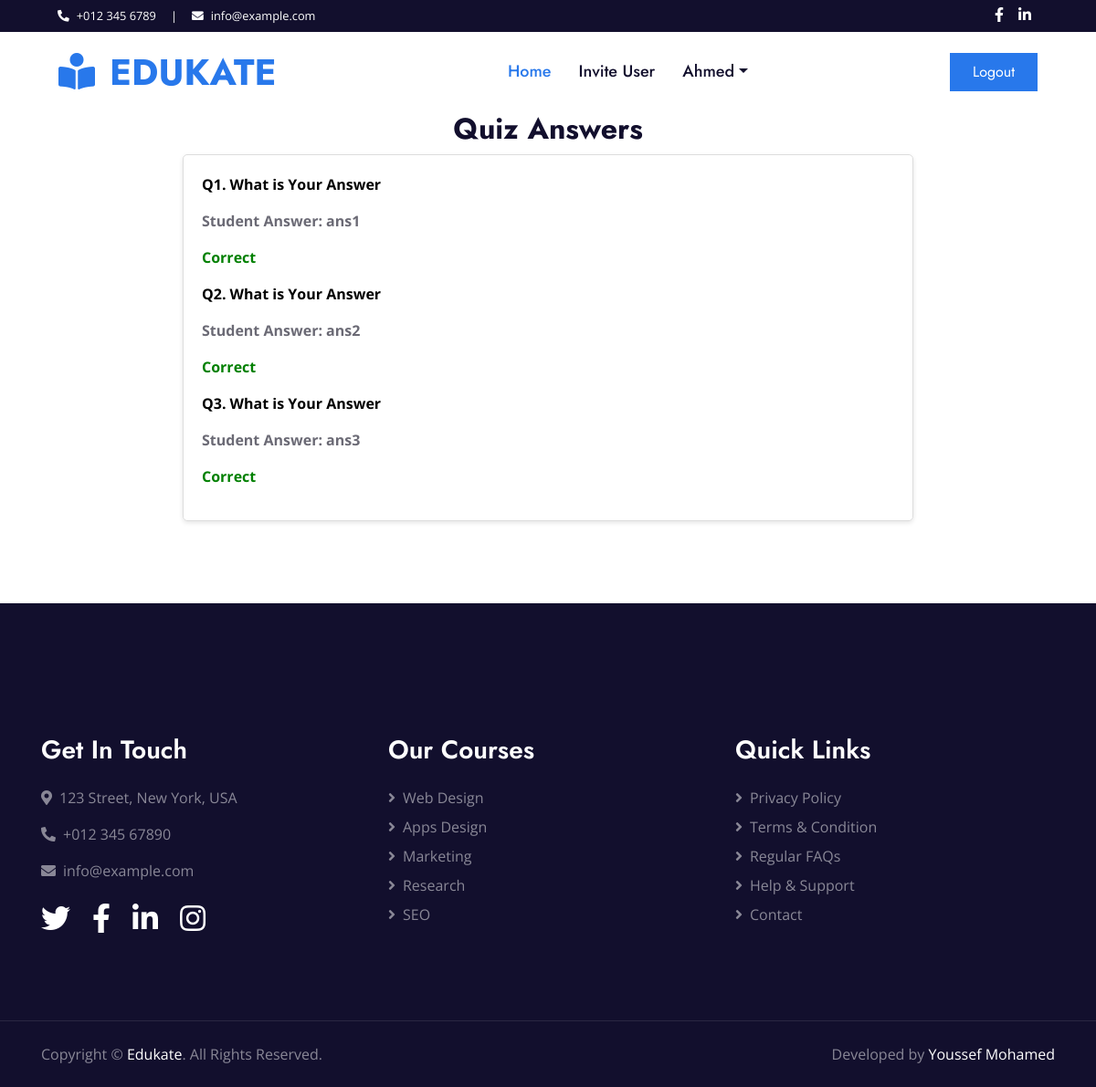
Page /student/student-answers/141/16 (signed in) on the committed database.
### instructor/models.py (models this page shows, shortened)
class Question(models.Model):
    quiz = models.ForeignKey(Quiz, on_delete=models.CASCADE)
    content = models.CharField(max_length=100)

class Choice(models.Model):
    question = models.ForeignKey(Question, on_delete=models.CASCADE)
    answer = models.CharField(max_length=100)
    is_correct = models.BooleanField(default=False)

### student/views/dashboard_views.py (the view)
# urls.py: path('student-answers/<int:id>/<int:studentId>', student_answers, name='student_answers')
@login_required
def student_answers(request, id , studentId):
    current_student = Student.objects.get(id = studentId)
    related_quiz = Quiz.objects.get(id=id)
    questions = Question.objects.filter(quiz = related_quiz)
    question_choice = {}
    for question in questions:
        answer = Answer.objects.get(student = current_student, question=question)
        question_choice[question] = [answer.student_answer.answer, answer.is_correct]
    return render(request, 'student_answers.html',{'quiz_answer':question_choice})

### templates/student_answers.html (shortened to what this page needs)
{% extends 'base/base.html' %}
{% load static %}
{% block content %}
<h2 style="text-align: center;">Quiz Answers</h2>
<div class="container1">
    {% for q , ans in quiz_answer.items %}
    <p style="font-weight: bold; color: black;">Q{{forloop.counter}}. {{q.content}}</p>
    <p style="font-weight: bold;">Student Answer: {{ans.0}}</p>
    {% if ans.1 == True %}
    <p style="color: green; font-weight: bold;">Correct</p>
    {% else %}
    <p style="color: red; font-weight: bold;">Wrong</p>
    {% endif %}
    {% endfor %}
</div>
{% endblock %}

### templates/base/header.html (shortened to what this page needs)
{% load static %}
<!DOCTYPE html>
<html>
    <head>
    <link href="https://cdnjs.cloudflare.com/ajax/libs/font-awesome/5.10.0/css/all.min.css" rel="stylesheet">
    <link href="{% static 'css/style.css' %}" rel="stylesheet">
    </head>
    <body>
        <div class="container-fluid bg-dark">
            <div class="row py-2 px-lg-5">
                <div class="col-lg-6 text-center text-lg-left mb-2 mb-lg-0">
                    <div class="d-inline-flex align-items-center text-white">
                        <small><i class="fa fa-phone-alt mr-2"></i>+012 345 6789</small>
                        <small class="px-3">|</small>
                        <small><i class="fa fa-envelope mr-2"></i>info@example.com</small>
                    </div>
                </div>
                <div class="col-lg-6 text-center text-lg-right">
                    <div class="d-inline-flex align-items-center">
                        <a class="text-white px-2" href="">
                            <i class="fab fa-facebook-f"></i>
                        </a>
                        <a class="text-white px-2" href="">
                            <i class="fab fa-linkedin-in"></i>
                        </a>
                    </div>
                </div>
            </div>
        </div>
        <div class="container-fluid p-0">
            <nav class="navbar navbar-expand-lg bg-white navbar-light py-3 py-lg-0 px-lg-5">
                <a href="{% url 'index' %}" class="navbar-brand ml-lg-3">
                    <h1 class="m-0 text-uppercase text-primary"><i class="fa fa-book-reader mr-3"></i>Edukate</h1>
                </a>
                <div class="collapse navbar-collapse justify-content-between px-lg-3" id="navbarCollapse">
                    <div class="navbar-nav mx-auto py-0">
                        {% if user.is_authenticated %}
                        {% if user.is_staff and not user.is_superuser %}
                        {% if request.user.assistant %}
                        <a href="{% url 'index' %}" class="nav-item nav-link active">Home</a>
                        <a href="{% url 'generate_invitation' %}" class="nav-item nav-link">Invite User</a>
                        {% else %}
                        <a href="{% url 'index' %}" class="nav-item nav-link active">Home</a>
                        <a href="{% url 'generate_invitation' %}" class="nav-item nav-link">Invite User</a>
                        <div class="nav-item dropdown">
                            <a href="#" class="nav-link dropdown-toggle" data-toggle="dropdown">{{user.username}}</a>
                        </div>
                        {% endif %}
                        {% elif user.is_superuser%}
                        <a href="{% url 'index' %}" class="nav-item nav-link active">Home</a>
                        <a href="{% url 'view_mesasges' %}" class="nav-item nav-link">Messages</a>
                        <a href="{% url 'admin:index' %}" class="nav-item nav-link">Admin Panel</a>
                        {% endif %}
                        {% else %}
                        <a href="index.html" class="nav-item nav-link active">Home</a>
                        <a href="#about" class="nav-item nav-link">About Us</a>
                        <a href="#contact" class="nav-item nav-link">Contact Us</a>
                        {% endif %}
                    </div>
                    {% if user.is_authenticated %}
                    <a href="{% url 'signout' %}" class="btn btn-primary py-2 px-4">Logout</a>
                    {% else %}
                    <a href="{% url 'signin' %}" class="btn btn-primary py-2 px-4">Login</a>
                    {% endif %}
                </div>
            </nav>
        </div>
    </body>
</html>

### templates/student_answers.html (style rules this page uses)
.container1 { max-width: 800px; margin: 0 auto; padding: 20px; border: 1px solid #ddd; border-radius: 5px; box-shadow: 0 2px 5px rgba(0, 0, 0, 0.1); }

### rows in the picture
Question: content "What is Your Answer", answer "ans1"
Question: content "What is Your Answer", answer "ans2"
Question: content "What is Your Answer", answer "ans3"

### other values in the picture
{{ user.username }} "Ahmed"
